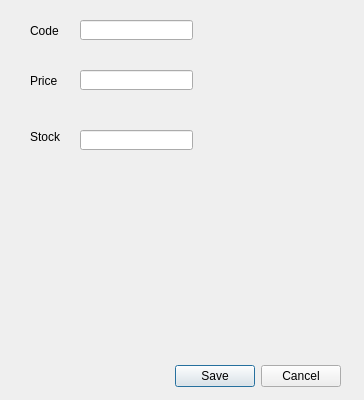
<?xml version="1.0" encoding="UTF-8"?>
<ui version="4.0">
 <class>adjust</class>
 <widget class="QDialog" name="adjust">
  <property name="geometry">
   <rect>
    <x>0</x>
    <y>0</y>
    <width>364</width>
    <height>400</height>
   </rect>
  </property>
  <property name="windowTitle">
   <string>Dialog</string>
  </property>
  <widget class="QDialogButtonBox" name="buttonBox">
   <property name="geometry">
    <rect>
     <x>170</x>
     <y>360</y>
     <width>171</width>
     <height>32</height>
    </rect>
   </property>
   <property name="orientation">
    <enum>Qt::Horizontal</enum>
   </property>
   <property name="standardButtons">
    <set>QDialogButtonBox::Cancel|QDialogButtonBox::Save</set>
   </property>
  </widget>
  <widget class="QLabel" name="label">
   <property name="geometry">
    <rect>
     <x>30</x>
     <y>20</y>
     <width>51</width>
     <height>21</height>
    </rect>
   </property>
   <property name="text">
    <string>Code</string>
   </property>
  </widget>
  <widget class="QLabel" name="label_2">
   <property name="geometry">
    <rect>
     <x>30</x>
     <y>70</y>
     <width>71</width>
     <height>21</height>
    </rect>
   </property>
   <property name="text">
    <string>Price</string>
   </property>
  </widget>
  <widget class="QLabel" name="label_3">
   <property name="geometry">
    <rect>
     <x>30</x>
     <y>130</y>
     <width>59</width>
     <height>14</height>
    </rect>
   </property>
   <property name="text">
    <string>Stock</string>
   </property>
  </widget>
  <widget class="QLineEdit" name="adjust_code">
   <property name="geometry">
    <rect>
     <x>80</x>
     <y>20</y>
     <width>113</width>
     <height>20</height>
    </rect>
   </property>
  </widget>
  <widget class="QLineEdit" name="adjust_price">
   <property name="geometry">
    <rect>
     <x>80</x>
     <y>70</y>
     <width>113</width>
     <height>20</height>
    </rect>
   </property>
  </widget>
  <widget class="QLineEdit" name="adjust_stock">
   <property name="geometry">
    <rect>
     <x>80</x>
     <y>130</y>
     <width>113</width>
     <height>20</height>
    </rect>
   </property>
  </widget>
 </widget>
 <resources/>
 <connections>
  <connection>
   <sender>buttonBox</sender>
   <signal>accepted()</signal>
   <receiver>adjust</receiver>
   <slot>accept()</slot>
   <hints>
    <hint type="sourcelabel">
     <x>248</x>
     <y>254</y>
    </hint>
    <hint type="destinationlabel">
     <x>157</x>
     <y>274</y>
    </hint>
   </hints>
  </connection>
  <connection>
   <sender>buttonBox</sender>
   <signal>rejected()</signal>
   <receiver>adjust</receiver>
   <slot>reject()</slot>
   <hints>
    <hint type="sourcelabel">
     <x>316</x>
     <y>260</y>
    </hint>
    <hint type="destinationlabel">
     <x>286</x>
     <y>274</y>
    </hint>
   </hints>
  </connection>
 </connections>
</ui>
